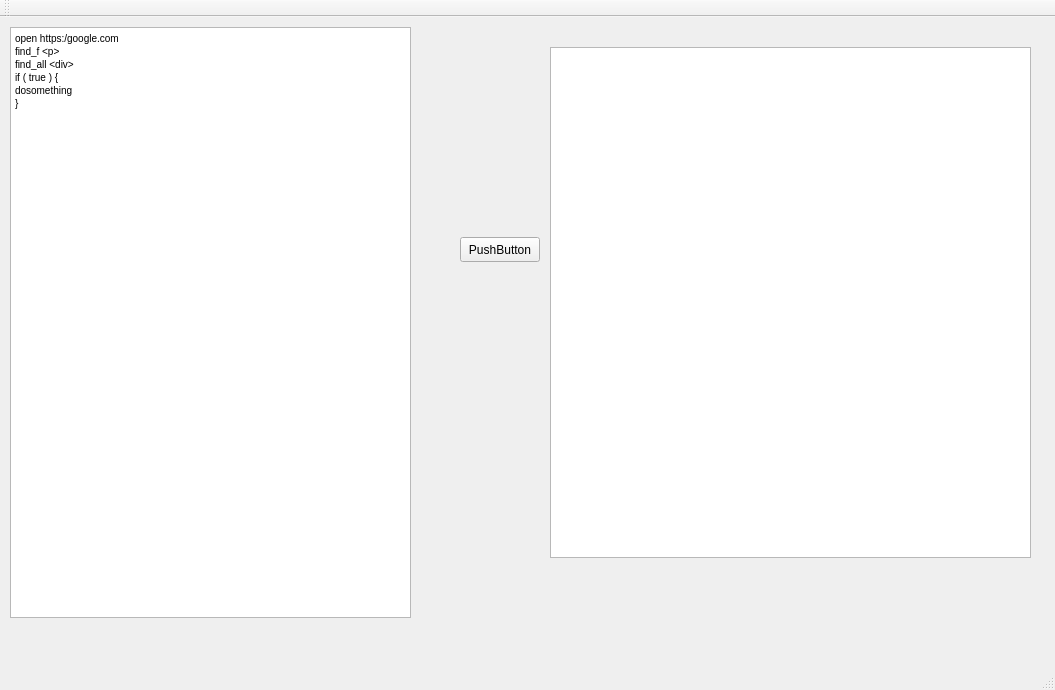
<?xml version="1.0" encoding="UTF-8"?>
<ui version="4.0">
 <class>MainWindow</class>
 <widget class="QMainWindow" name="MainWindow">
  <property name="geometry">
   <rect>
    <x>0</x>
    <y>0</y>
    <width>1055</width>
    <height>690</height>
   </rect>
  </property>
  <property name="windowTitle">
   <string>MainWindow</string>
  </property>
  <widget class="QWidget" name="centralWidget">
   <widget class="QPushButton" name="pushButton">
    <property name="geometry">
     <rect>
      <x>460</x>
      <y>220</y>
      <width>80</width>
      <height>25</height>
     </rect>
    </property>
    <property name="text">
     <string>PushButton</string>
    </property>
   </widget>
   <widget class="QTextEdit" name="textEdit">
    <property name="geometry">
     <rect>
      <x>10</x>
      <y>10</y>
      <width>401</width>
      <height>591</height>
     </rect>
    </property>
    <property name="html">
     <string>&lt;!DOCTYPE HTML PUBLIC &quot;-//W3C//DTD HTML 4.0//EN&quot; &quot;http://www.w3.org/TR/REC-html40/strict.dtd&quot;&gt;
&lt;html&gt;&lt;head&gt;&lt;meta name=&quot;qrichtext&quot; content=&quot;1&quot; /&gt;&lt;style type=&quot;text/css&quot;&gt;
p, li { white-space: pre-wrap; }
&lt;/style&gt;&lt;/head&gt;&lt;body style=&quot; font-family:'MS Shell Dlg 2'; font-size:7.8pt; font-weight:400; font-style:normal;&quot;&gt;
&lt;p style=&quot; margin-top:0px; margin-bottom:0px; margin-left:0px; margin-right:0px; -qt-block-indent:0; text-indent:0px;&quot;&gt;open https:/google.com&lt;/p&gt;
&lt;p style=&quot; margin-top:0px; margin-bottom:0px; margin-left:0px; margin-right:0px; -qt-block-indent:0; text-indent:0px;&quot;&gt;find_f &amp;lt;p&amp;gt;&lt;/p&gt;
&lt;p style=&quot; margin-top:0px; margin-bottom:0px; margin-left:0px; margin-right:0px; -qt-block-indent:0; text-indent:0px;&quot;&gt;find_all &amp;lt;div&amp;gt;&lt;/p&gt;
&lt;p style=&quot; margin-top:0px; margin-bottom:0px; margin-left:0px; margin-right:0px; -qt-block-indent:0; text-indent:0px;&quot;&gt;if ( true ) {&lt;/p&gt;
&lt;p style=&quot; margin-top:0px; margin-bottom:0px; margin-left:0px; margin-right:0px; -qt-block-indent:0; text-indent:0px;&quot;&gt;dosomething&lt;/p&gt;
&lt;p style=&quot; margin-top:0px; margin-bottom:0px; margin-left:0px; margin-right:0px; -qt-block-indent:0; text-indent:0px;&quot;&gt;}&lt;/p&gt;&lt;/body&gt;&lt;/html&gt;</string>
    </property>
   </widget>
   <widget class="QTreeView" name="treeView">
    <property name="geometry">
     <rect>
      <x>550</x>
      <y>30</y>
      <width>481</width>
      <height>511</height>
     </rect>
    </property>
    <attribute name="headerVisible">
     <bool>false</bool>
    </attribute>
   </widget>
  </widget>
  <widget class="QMenuBar" name="menuBar">
   <property name="geometry">
    <rect>
     <x>0</x>
     <y>0</y>
     <width>1055</width>
     <height>25</height>
    </rect>
   </property>
  </widget>
  <widget class="QToolBar" name="mainToolBar">
   <attribute name="toolBarArea">
    <enum>TopToolBarArea</enum>
   </attribute>
   <attribute name="toolBarBreak">
    <bool>false</bool>
   </attribute>
  </widget>
  <widget class="QStatusBar" name="statusBar"/>
 </widget>
 <layoutdefault spacing="6" margin="11"/>
 <resources/>
 <connections/>
</ui>
